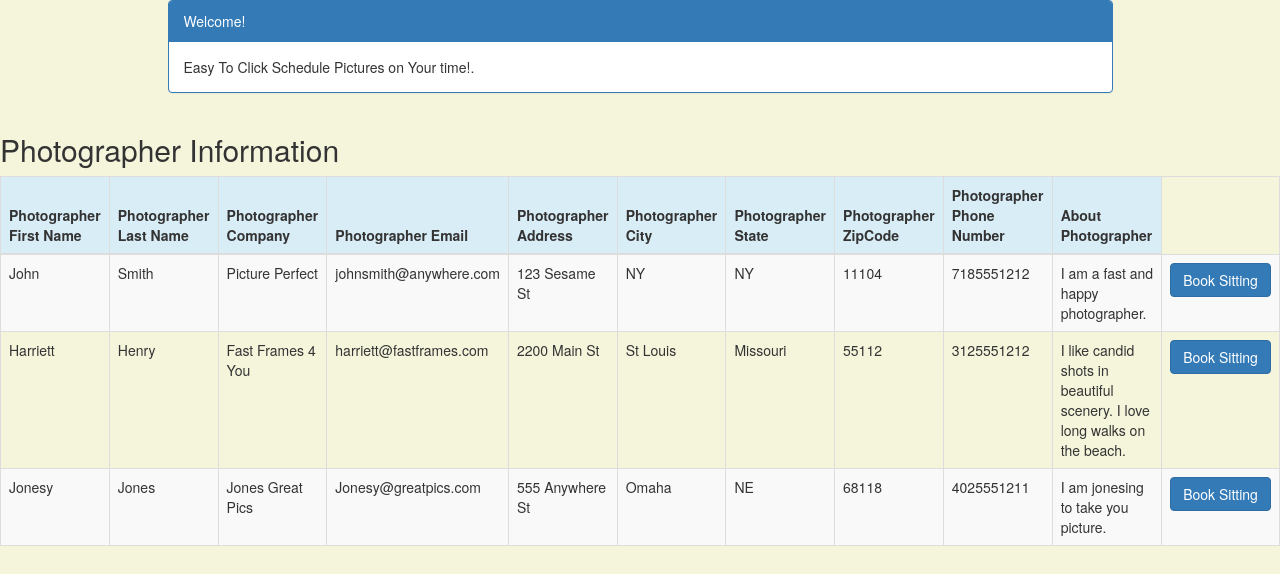
Page /photographer_list on the earlier database version.
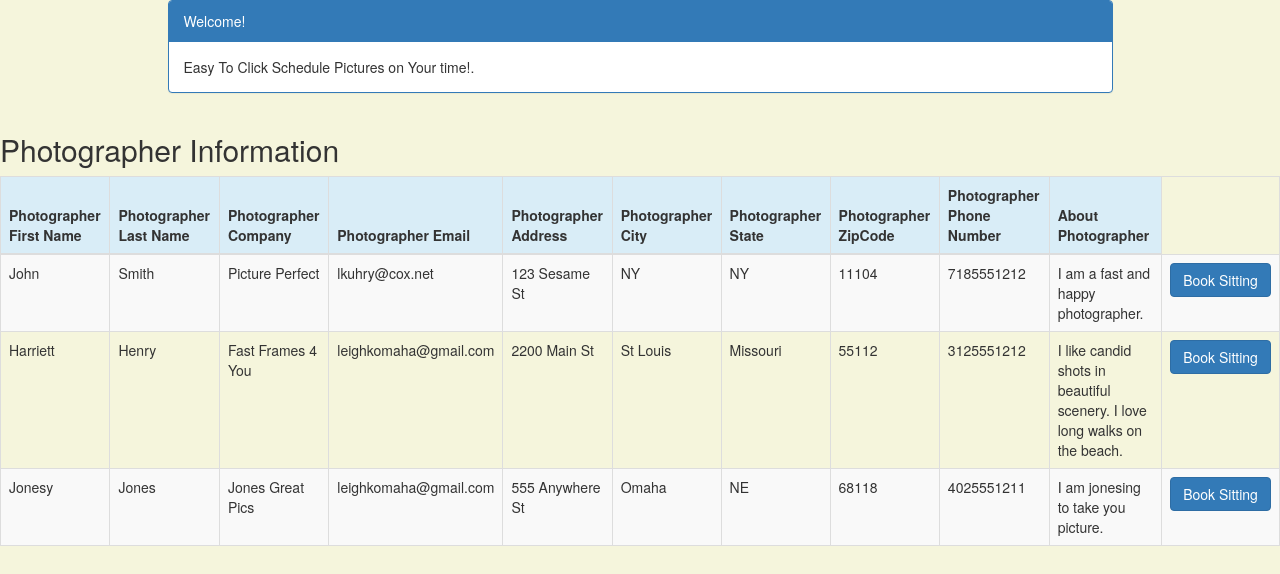
Same page on the later database version.
### crm/models.py (models this page shows, shortened)
class Photographer(models.Model):
    first_name = models.CharField(max_length=25)
    last_name = models.CharField(max_length=25)
    company = models.CharField(max_length=50)
    email = models.EmailField(max_length=100)
    address = models.CharField(max_length=200)
    city = models.CharField(max_length=50)
    state = models.CharField(max_length=50)
    zipcode = models.CharField(max_length=10)
    description = models.TextField(max_length=200)
    phone_number = models.CharField(max_length=50)
    created_date = models.DateTimeField(default=timezone.now)
    updated_date = models.DateTimeField(auto_now_add=True)

### crm/views.py (the view)
# urls.py: path('', views.photographer_list, name= 'photographer_list'),
def photographer_list(request):
    photographer = Photographer.objects.filter()
    return render(request, 'crm/photographer_list.html', {'photographers': photographer})

### crm/templates/crm/photographer_list.html (shortened to what this page needs)
<!DOCTYPE html>
<html lang="en">
{% block content %}
     <html>
     <head>
         <link rel="stylesheet" href="https://maxcdn.bootstrapcdn.com/bootstrap/3.3.4/css/bootstrap.min.css">
     </head>
     <body>
     <div class="container">
         <div class="row">
             <div class="col-md-10 col-md-offset-1">
                 <div class="panel panel-primary">
                     <div class="panel-heading">Welcome!</div>
                     <div class="panel-body">
                         Easy To Click Schedule Pictures on Your time!.
                     </div>
                 </div>
             </div>
         </div>
     </div>
     <div class="row">
         <h2 style="padding-left: 15Px">Photographer Information</h2>
     </div>
     <div>
         <table class="table table-striped table-bordered table-hover">
             <thead>
             <tr class="bg-info">
                 <th>Photographer First Name</th>
                 <th>Photographer Last Name</th>
                 <th>Photographer Company</th>
                 <th>Photographer Email</th>
                 <th>Photographer Address</th>
                 <th>Photographer City</th>
                 <th>Photographer State</th>
                 <th>Photographer ZipCode </th>
                 <th>Photographer Phone Number </th>
                 <th>About Photographer</th>
             </tr>
             </thead>
             <tbody>
             {% for photographer in photographers %}
             <tr>
                 <td>{{ photographer.first_name }}</td>
                 <td>{{ photographer.last_name }}</td>
                 <td>{{ photographer.company }}</td>
                 <td>{{ photographer.email }}</td>
                 <td>{{ photographer.address }}</td>
                 <td>{{ photographer.city }}</td>
                 <td>{{ photographer.state }}</td>
                 <td>{{ photographer.zipcode }}</td>
                 <td>{{ photographer.phone_number }}</td>
                 <td>{{photographer.description}}</td>
                     <td>
                     <a href="{% url 'crm:customer_new' pk=photographer.pk %}" class="btn btn-primary">Book Sitting</a>
                     </td>
             </tr>
             {% endfor %}
             </tbody>
         </table>
     </div>
     </body>
    </html>
{% endblock %}
</html>

Differences in the rows shown:
changed Photographer "John": email "johnsmith@anywhere.com" → "lkuhry@cox.net"
changed Photographer "Harriett": email "harriett@fastframes.com" → "leighkomaha@gmail.com"
changed Photographer "Jonesy": email "Jonesy@greatpics.com" → "leighkomaha@gmail.com"
